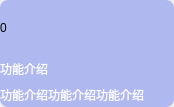
<?xml version="1.0" encoding="UTF-8"?>
<ui version="4.0">
 <class>CFuncDetial</class>
 <widget class="QWidget" name="CFuncDetial">
  <property name="geometry">
   <rect>
    <x>0</x>
    <y>0</y>
    <width>174</width>
    <height>107</height>
   </rect>
  </property>
  <property name="windowTitle">
   <string>Form</string>
  </property>
  <layout class="QGridLayout" name="gridLayout">
   <property name="leftMargin">
    <number>0</number>
   </property>
   <property name="topMargin">
    <number>0</number>
   </property>
   <property name="rightMargin">
    <number>0</number>
   </property>
   <property name="bottomMargin">
    <number>0</number>
   </property>
   <property name="spacing">
    <number>0</number>
   </property>
   <item row="1" column="0">
    <widget class="QWidget" name="widget_out" native="true">
     <property name="styleSheet">
      <string notr="true">QWidget#widget_out{
background: rgba(79, 106, 239, 0.4);
border-radius: 8px;
}</string>
     </property>
     <layout class="QGridLayout" name="gridLayout_2">
      <property name="leftMargin">
       <number>0</number>
      </property>
      <property name="topMargin">
       <number>0</number>
      </property>
      <property name="rightMargin">
       <number>0</number>
      </property>
      <property name="bottomMargin">
       <number>0</number>
      </property>
      <property name="spacing">
       <number>0</number>
      </property>
      <item row="0" column="0">
       <layout class="QVBoxLayout" name="verticalLayout_2">
        <item>
         <widget class="QLabel" name="label">
          <property name="minimumSize">
           <size>
            <width>172</width>
            <height>56</height>
           </size>
          </property>
          <property name="maximumSize">
           <size>
            <width>172</width>
            <height>56</height>
           </size>
          </property>
          <property name="styleSheet">
           <string notr="true">border-image: url(:/image/image/sci-fi-6770027_1920.jpg);</string>
          </property>
          <property name="text">
           <string>0</string>
          </property>
         </widget>
        </item>
        <item>
         <layout class="QVBoxLayout" name="verticalLayout">
          <item>
           <widget class="QLabel" name="label_2">
            <property name="styleSheet">
             <string notr="true">color: #FFFFFF;
font: 10pt &quot;Alibaba PuHuiTi 2.0&quot;;</string>
            </property>
            <property name="text">
             <string>功能介绍</string>
            </property>
           </widget>
          </item>
          <item>
           <widget class="QLabel" name="label_3">
            <property name="styleSheet">
             <string notr="true">color: #FFFFFF;
font: 7pt &quot;Alibaba PuHuiTi 2.0&quot;;</string>
            </property>
            <property name="text">
             <string>功能介绍功能介绍功能介绍</string>
            </property>
            <property name="wordWrap">
             <bool>true</bool>
            </property>
           </widget>
          </item>
         </layout>
        </item>
       </layout>
      </item>
     </layout>
    </widget>
   </item>
  </layout>
 </widget>
 <resources/>
 <connections/>
</ui>
